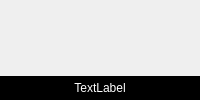
             <widget class="QWidget" name="pos_visual_angle">
              <attribute name="title">
               <string>定位视角</string>
              </attribute>
              <layout class="QVBoxLayout" name="verticalLayout_17">
               <property name="spacing">
                <number>0</number>
               </property>
               <property name="leftMargin">
                <number>0</number>
               </property>
               <property name="topMargin">
                <number>0</number>
               </property>
               <property name="rightMargin">
                <number>0</number>
               </property>
               <property name="bottomMargin">
                <number>0</number>
               </property>
               <item>
                <widget class="QWidget" name="tab_location" native="true">
                 <layout class="QVBoxLayout" name="verticalLayout_7">
                  <property name="spacing">
                   <number>0</number>
                  </property>
                  <property name="leftMargin">
                   <number>0</number>
                  </property>
                  <property name="topMargin">
                   <number>0</number>
                  </property>
                  <property name="rightMargin">
                   <number>0</number>
                  </property>
                  <property name="bottomMargin">
                   <number>0</number>
                  </property>
                  <item>
                   <widget class="HalconWidget" name="widget_image_location" native="true"/>
                  </item>
                  <item>
                   <widget class="QLabel" name="label_location_result">
                    <property name="maximumSize">
                     <size>
                      <width>16777215</width>
                      <height>24</height>
                     </size>
                    </property>
                    <property name="styleSheet">
                     <string notr="true">color: white;
background-color: black;</string>
                    </property>
                    <property name="text">
                     <string>TextLabel</string>
                    </property>
                    <property name="alignment">
                     <set>Qt::AlignCenter</set>
                    </property>
                    <property name="margin">
                     <number>0</number>
                    </property>
                   </widget>
                  </item>
                 </layout>
                </widget>
               </item>
              </layout>
             </widget>
